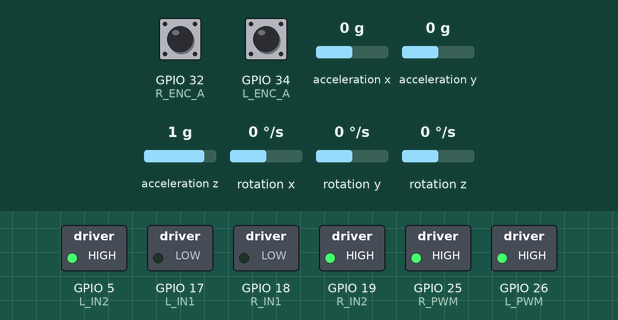
Recording of a sketch running on a simulated ESP32. On the bench: switched loads named in the sketch (green lamp = pin HIGH). The test bench sets the inputs (shaded band); at power-on: GPIO 32 (R_ENC_A) HIGH, GPIO 34 (L_ENC_A) HIGH, acceleration x 0 g, acceleration y 0 g, acceleration z 1 g, rotation x 0 °/s, rotation y 0 °/s, rotation z 0 °/s. EEPROM starts erased; what the sketch prints to the serial monitor is not drawn.

Above: at 0.1 s.
Timing chart, 0 to 1.6 s (numbered marks = the images above):
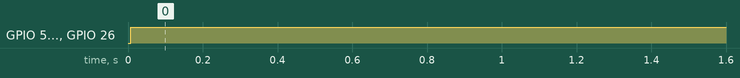

The sketch:

Web_pid_custom.ino
```cpp
#include <Wire.h>
#include "MPU6050.h"
#include <WiFi.h>
#include <WebServer.h>
#include <WebSocketsServer.h>
#include <ArduinoJson.h>
#include <Preferences.h>

const char* ssid = "BalanceBot_AP";
const char* password = "12345678";

WebServer server(80);
WebSocketsServer webSocket(81);

Preferences prefs;

// PID & Speed (ไม่มีค่าเดิม)
float Kp_b, Ki_b, Kd_b;
float Kp_s, Ki_s, Kd_s;
float maxSpeed;

float lastErr_b=0, integral_b=0;
float lastErr_s=0, integral_s=0;

// PINs
#define L_IN1 17
#define L_IN2 5
#define L_PWM 26
#define R_IN1 18
#define R_IN2 19
#define R_PWM 25
#define L_ENC_A 34
#define L_ENC_B 35
#define R_ENC_A 32
#define R_ENC_B 33

MPU6050 mpu;
volatile long leftCount=0,rightCount=0;

float angle=0, gyroRate=0, accelAngle=0;
float balance_out=0, speed_out=0;
float target_angle=-0.4, target_speed=0, turn_offset=0;
float filteredAngle=0, bias=0;
float dt=0;
unsigned long lastTime=0;
bool balanceEnabled=false;

float Q_angle=0.001, Q_gyro=0.003, R_angle=0.05;
float P[2][2]={{1,0},{0,1}};

void IRAM_ATTR leftEncoderA(){ leftCount += (digitalRead(L_ENC_B)?1:-1); }
void IRAM_ATTR rightEncoderA(){ rightCount += (digitalRead(R_ENC_B)?1:-1); }

float kalmanFilter(float newAngle,float newRate,float dt){
  float rate=newRate-bias;
  filteredAngle+=dt*rate;
  P[0][0]+=dt*(dt*P[1][1]-P[0][1]-P[1][0]+Q_angle);
  P[0][1]-=dt*P[1][1];
  P[1][0]-=dt*P[1][1];
  P[1][1]+=Q_gyro*dt;
  float S=P[0][0]+R_angle;
  float K[2]; K[0]=P[0][0]/S; K[1]=P[1][0]/S;
  float y=newAngle-filteredAngle;
  filteredAngle+=K[0]*y;
  bias+=K[1]*y;
  float P00_temp=P[0][0], P01_temp=P[0][1];
  P[0][0]-=K[0]*P00_temp; P[0][1]-=K[0]*P01_temp;
  P[1][0]-=K[1]*P00_temp; P[1][1]-=K[1]*P01_temp;
  return filteredAngle;
}

void setMotor(int pin1,int pin2,int pwmCh,int speed){
  speed=constrain(speed,-maxSpeed,maxSpeed);
  if(speed>=0){ digitalWrite(pin1,HIGH); digitalWrite(pin2,LOW); ledcWrite(pwmCh,speed); }
  else{ digitalWrite(pin1,LOW); digitalWrite(pin2,HIGH); ledcWrite(pwmCh,-speed); }
}

float pid_balance(float a){
  float err=target_angle-a;
  integral_b+=err*dt;
  float d=(err-lastErr_b)/dt;
  lastErr_b=err;
  return Kp_b*err + Ki_b*integral_b + Kd_b*d;
}

float pid_speed(float s){
  float err=target_speed-s;
  integral_s+=err*dt;
  float d=(err-lastErr_s)/dt;
  lastErr_s=err;
  return Kp_s*err + Ki_s*integral_s + Kd_s*d;
}

// ================= Save/Load ====================
void saveParams(){
  prefs.begin("bbot", false);
  prefs.putFloat("Kp_b", Kp_b); prefs.putFloat("Ki_b", Ki_b); prefs.putFloat("Kd_b", Kd_b);
  prefs.putFloat("Kp_s", Kp_s); prefs.putFloat("Ki_s", Ki_s); prefs.putFloat("Kd_s", Kd_s);
  prefs.putFloat("spd", maxSpeed);
  prefs.end();
}

void loadParams(){
  prefs.begin("bbot", true);
  Kp_b=prefs.getFloat("Kp_b", NAN); Ki_b=prefs.getFloat("Ki_b", NAN); Kd_b=prefs.getFloat("Kd_b", NAN);
  Kp_s=prefs.getFloat("Kp_s", NAN); Ki_s=prefs.getFloat("Ki_s", NAN); Kd_s=prefs.getFloat("Kd_s", NAN);
  maxSpeed=prefs.getFloat("spd", NAN);
  prefs.end();
}

// ================= Web Page =====================
const char htmlPage[] PROGMEM = R"rawliteral(
<!DOCTYPE html>
<html>
<head>
<meta name="viewport" content="width=device-width, initial-scale=1">
<style>body{background:#111;color:#eee;font-family:sans-serif;text-align:center;}input{width:60px;}</style>
</head>
<body>
<h2>BalanceBot PID Control</h2>

<h3>Balance PID</h3>
Kp <input id="Kp_b" type="range" min="0" max="200" step="0.1"><span id="vKp_b"></span><br>
Ki <input id="Ki_b" type="range" min="0" max="50" step="0.01"><span id="vKi_b"></span><br>
Kd <input id="Kd_b" type="range" min="0" max="50" step="0.1"><span id="vKd_b"></span><br>

<h3>Speed PID</h3>
Kp <input id="Kp_s" type="range" min="0" max="10" step="0.01"><span id="vKp_s"></span><br>
Ki <input id="Ki_s" type="range" min="0" max="1" step="0.001"><span id="vKi_s"></span><br>
Kd <input id="Kd_s" type="range" min="0" max="5" step="0.01"><span id="vKd_s"></span><br>

<h3>Motor Max Speed</h3>
<input id="spd" type="range" min="50" max="255" step="1"><span id="vspd"></span><br>

<h3>Realtime Data</h3>
Angle: <span id="angle">0</span> <br>
Speed: <span id="speed">0</span> <br>
PWM: <span id="pwm">0</span> <br>

<script>
let ws=new WebSocket("ws://"+location.hostname+":81/");
ws.onmessage=e=>{
  let d=JSON.parse(e.data);
  document.getElementById("angle").innerText=d.angle.toFixed(2);
  document.getElementById("speed").innerText=d.speed.toFixed(2);
  document.getElementById("pwm").innerText=d.pwm.toFixed(0);
};

// Load saved values
fetch("/params").then(r=>r.json()).then(p=>{
  for(let k in p){
    let el=document.getElementById(k);
    if(el){ el.value=p[k]; document.getElementById("v"+k).innerText=p[k]; }
  }
});

// Update value display and send to ESP32
function sendVal(id){
  let val=document.getElementById(id).value;
  document.getElementById("v"+id).innerText=val;
  let data={}; data[id]=parseFloat(val); ws.send(JSON.stringify(data));
}

document.querySelectorAll("input[type=range]").forEach(el=>el.oninput=()=>sendVal(el.id));
</script>
</body>
</html>
)rawliteral";

// ================= WebSocket Event =================
void onWebSocketEvent(uint8_t num,WStype_t type,uint8_t* payload,size_t len){
  if(type==WStype_TEXT){
    DynamicJsonDocument doc(200);
    deserializeJson(doc,payload);
    if(doc.containsKey("Kp_b")) Kp_b=doc["Kp_b"];
    if(doc.containsKey("Ki_b")) Ki_b=doc["Ki_b"];
    if(doc.containsKey("Kd_b")) Kd_b=doc["Kd_b"];
    if(doc.containsKey("Kp_s")) Kp_s=doc["Kp_s"];
    if(doc.containsKey("Ki_s")) Ki_s=doc["Ki_s"];
    if(doc.containsKey("Kd_s")) Kd_s=doc["Kd_s"];
    if(doc.containsKey("spd")) maxSpeed=doc["spd"];
    saveParams(); // save every change
  }
}

// ================= SETUP =========================
void setup(){
  Serial.begin(115200);
  Wire.begin();
  mpu.initialize();
  if(!mpu.testConnection()){ Serial.println("MPU6050 Error"); while(1); }

  pinMode(L_IN1,OUTPUT); pinMode(L_IN2,OUTPUT);
  pinMode(R_IN1,OUTPUT); pinMode(R_IN2,OUTPUT);
  pinMode(L_ENC_A,INPUT_PULLUP); pinMode(L_ENC_B,INPUT_PULLUP);
  pinMode(R_ENC_A,INPUT_PULLUP); pinMode(R_ENC_B,INPUT_PULLUP);
  attachInterrupt(digitalPinToInterrupt(L_ENC_A), leftEncoderA, CHANGE);
  attachInterrupt(digitalPinToInterrupt(R_ENC_A), rightEncoderA, CHANGE);

  ledcAttachPin(L_PWM,0); ledcAttachPin(R_PWM,1);
  ledcSetup(0,20000,8); ledcSetup(1,20000,8);

  loadParams();

  WiFi.mode(WIFI_AP);
  WiFi.softAP(ssid,password);
  server.on("/", [](){ server.send_P(200,"text/html",htmlPage); });
  server.on("/params", [](){
    DynamicJsonDocument doc(200);
    doc["Kp_b"]=Kp_b; doc["Ki_b"]=Ki_b; doc["Kd_b"]=Kd_b;
    doc["Kp_s"]=Kp_s; doc["Ki_s"]=Ki_s; doc["Kd_s"]=Kd_s;
    doc["spd"]=maxSpeed;
    String out; serializeJson(doc,out); server.send(200,"application/json",out);
  });
  server.begin();
  webSocket.begin();
  webSocket.onEvent(onWebSocketEvent);

  lastTime=micros();
  Serial.println("System Ready. Waiting to balance...");
}

// ================= LOOP =========================
void loop(){
  server.handleClient();
  webSocket.loop();

  unsigned long now=micros();
  dt=(now-lastTime)/1000000.0;
  if(dt<0.003) return;
  lastTime=now;

  int16_t ax,ay,az,gx,gy,gz;
  mpu.getMotion6(&ax,&ay,&az,&gx,&gy,&gz);
  accelAngle=atan2(ay,az)*180/PI;
  gyroRate=gx/131.0;
  angle=kalmanFilter(accelAngle,gyroRate,dt);

  if(!balanceEnabled){
    if(abs(angle)<15){ balanceEnabled=true; Serial.println("Balancing started"); }
    else{ setMotor(L_IN1,L_IN2,0,0); setMotor(R_IN1,R_IN2,1,0); return; }
  }

  static long lastL=0,lastR=0;
  long Ld=leftCount-lastL, Rd=rightCount-lastR;
  lastL=leftCount; lastR=rightCount;
  float speed=(Ld+Rd)/2.0;

  speed_out=pid_speed(speed);
  balance_out=pid_balance(angle+speed_out);
  float leftMotor=balance_out-turn_offset;
  float rightMotor=balance_out+turn_offset;

  setMotor(L_IN1,L_IN2,0,leftMotor);
  setMotor(R_IN1,R_IN2,1,rightMotor);

  StaticJsonDocument<128> data;
  data["angle"]=angle; data["speed"]=speed; data["pwm"]=balance_out;
  String json; serializeJson(data,json);
  webSocket.broadcastTXT(json);
}
```

Measured:
- by itself, GPIO 5 (L_IN2), GPIO 19 (R_IN2), GPIO 25 (R_PWM), GPIO 26 (L_PWM): LOW → HIGH at 0.01 s
